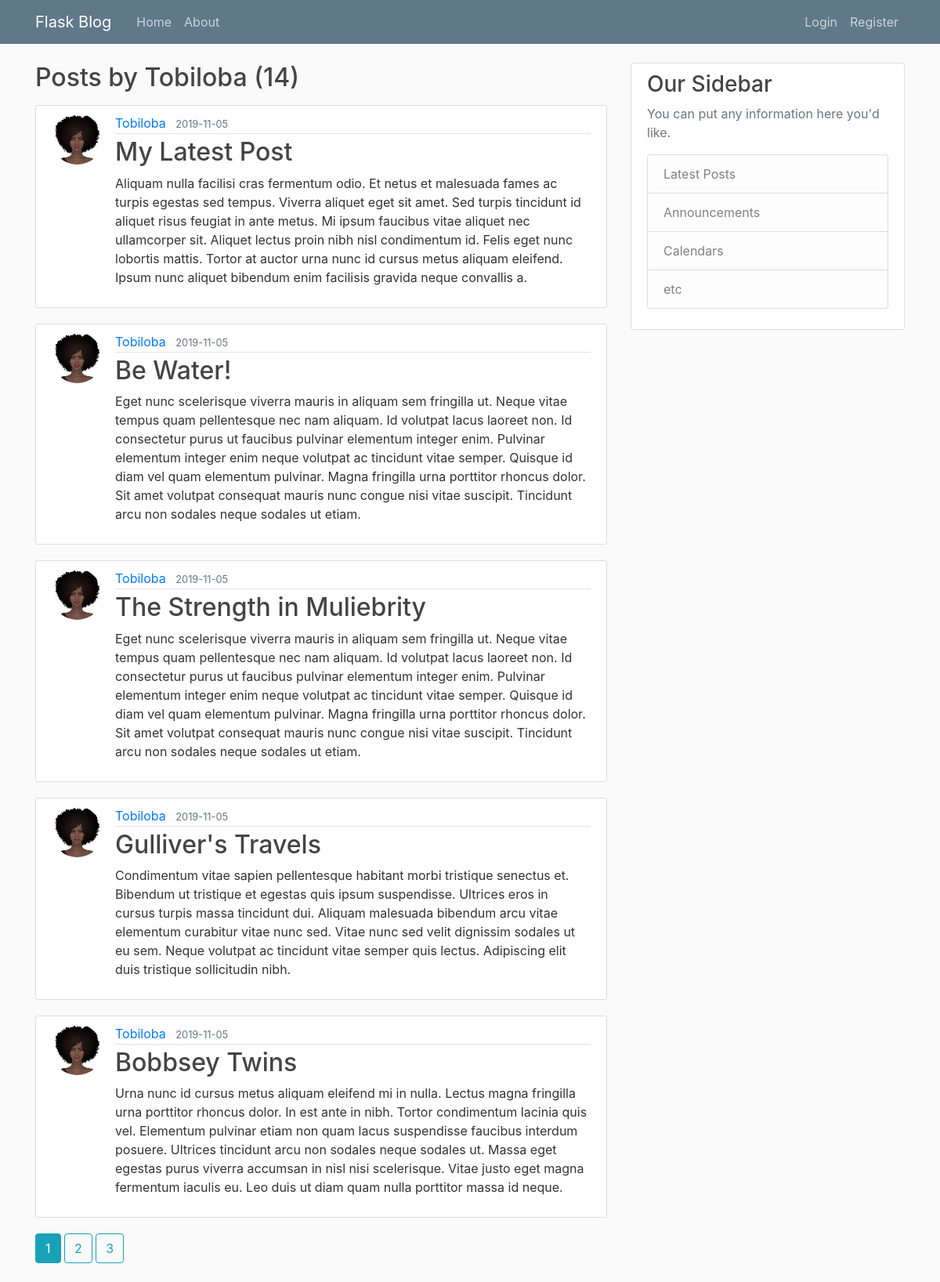
Page /user/Tobiloba on the committed database.
### flaskblog/models.py (models this page shows, shortened)
class User(db.Model, UserMixin):
    id = db.Column(db.Integer, primary_key=True)
    username = db.Column(db.String(20), unique=True, nullable=False)
    email = db.Column(db.String(120), unique=True, nullable=False)
    image_file = db.Column(db.String(20), nullable=False, default='default.jpg')
    password = db.Column(db.String(60), nullable=False)
    posts = db.relationship('Post', backref='author', lazy=True)

class Post(db.Model):
    id = db.Column(db.Integer, primary_key=True)
    title = db.Column(db.String(100), nullable=False)
    date_posted = db.Column(db.DateTime, nullable=False, default=datetime.utcnow)
    content = db.Column(db.Text(), nullable=False)
    user_id = db.Column(db.Integer, db.ForeignKey('user.id'), nullable=False)

### flaskblog/users/routes.py (the view)
@users.route('/user/<string:username>')
def author_posts(username):
    page = request.args.get('page', 1, type=int)
    user = User.query.filter_by(username=username).first_or_404()
    posts = Post.query.filter_by(author=user)\
        .order_by(Post.date_posted.desc())\
        .paginate(page=page, per_page=5) #'\' is used to break code into new lines
    return render_template('author_posts.html', posts=posts, user=user)

### flaskblog/templates/author_posts.html
{% extends "layout.html" %}
{% block content %}
    <h2 class="mb-3">Posts by {{ user.username }} ({{ posts.total }})</h2>
    {% for post in posts.items %}
        <article class="media content-section">
          <img src="{{ url_for('static', filename='profile_pictures/' + post.author.image_file) }}" alt="user profile picture" class="rounded-circle article-img">
          <div class="media-body">
            <div class="article-metadata">
              <a class="mr-2" href="{{ url_for('users.author_posts', username=post.author.username) }}">{{ post.author.username }}</a>
              <small class="text-muted">{{ post.date_posted.strftime('%Y-%m-%d') }}</small>
            </div>
            <h2><a class="article-title" href="{{ url_for('posts.post', post_id=post.id) }}">{{ post.title }}</a></h2>
            <p class="article-content">{{ post.content }}</p>
          </div>
        </article>
    {% endfor %}
    {% for page_num in posts.iter_pages(left_edge=1, right_edge=1, left_current=1, right_current=2) %}
        {% if page_num  %}
            {% if posts.page == page_num %}
                <a href="{{ url_for('users.author_posts', username=user.username, page=page_num) }}" class="btn btn-info mb-4">{{ page_num }}</a>
            {% else %}
                <a href="{{ url_for('users.author_posts', username=user.username, page=page_num) }}" class="btn btn-outline-info mb-4">{{ page_num }}</a>
            {% endif %}
        {% else %}
            ...
        {% endif  %}
    {% endfor %}
{% endblock content %}

### flaskblog/static/main.css (style rules this page uses)
body { background: #fafafa; color: #333333; margin-top: 5rem; }
h1, h2, h3, h4, h5, h6 { color: #444444; }
.content-section { background: #ffffff; padding: 10px 20px; border: 1px solid #dddddd; border-radius: 3px; margin-bottom: 20px; }
.article-title { color: #444444; }
.article-content { white-space: pre-line; }
.article-img { height: 65px; width: 65px; margin-right: 16px; }
.article-metadata { padding-bottom: 1px; margin-bottom: 4px; border-bottom: 1px solid #e3e3e3 }

### rows in the picture
User: username "Tobiloba"
Post: image_file (picture), author.username "Tobiloba", date_posted "2019-11-05", title "My Latest Post", content "Aliquam nulla facilisi cras fermentum odio. Et netus et malesuada fames ac turpis egestas sed tempus. Viverra aliquet eget sit amet. Sed turpis tincidunt id aliquet risus feugiat in ante metus. Mi ipsum faucibus vitae aliquet nec ullamcorper sit. Aliquet lectus proin nibh nisl condimentum id. Felis eget nunc lobortis mattis. Tortor at auctor urna nunc id cursus metus aliquam eleifend. Ipsum nunc aliquet bibendum enim facilisis gravida neque convallis a."
Post: image_file (picture), author.username "Tobiloba", date_posted "2019-11-05", title "Be Water!", content "Eget nunc scelerisque viverra mauris in aliquam sem fringilla ut. Neque vitae tempus quam pellentesque nec nam aliquam. Id volutpat lacus laoreet non. Id consectetur purus ut faucibus pulvinar elementum integer enim. Pulvinar elementum integer enim neque volutpat ac tincidunt vitae semper. Quisque id diam vel quam elementum pulvinar. Magna fringilla urna porttitor rhoncus dolor. Sit amet volutpat consequat mauris nunc congue nisi vitae suscipit. Tincidunt arcu non sodales neque sodales ut etiam."
Post: image_file (picture), author.username "Tobiloba", date_posted "2019-11-05", title "The Strength in Muliebrity", content "Eget nunc scelerisque viverra mauris in aliquam sem fringilla ut. Neque vitae tempus quam pellentesque nec nam aliquam. Id volutpat lacus laoreet non. Id consectetur purus ut faucibus pulvinar elementum integer enim. Pulvinar elementum integer enim neque volutpat ac tincidunt vitae semper. Quisque id diam vel quam elementum pulvinar. Magna fringilla urna porttitor rhoncus dolor. Sit amet volutpat consequat mauris nunc congue nisi vitae suscipit. Tincidunt arcu non sodales neque sodales ut etiam."
Post: image_file (picture), author.username "Tobiloba", date_posted "2019-11-05", title "Gulliver's Travels", content "Condimentum vitae sapien pellentesque habitant morbi tristique senectus et. Bibendum ut tristique et egestas quis ipsum suspendisse. Ultrices eros in cursus turpis massa tincidunt dui. Aliquam malesuada bibendum arcu vitae elementum curabitur vitae nunc sed. Vitae nunc sed velit dignissim sodales ut eu sem. Neque volutpat ac tincidunt vitae semper quis lectus. Adipiscing elit duis tristique sollicitudin nibh."
Post: image_file (picture), author.username "Tobiloba", date_posted "2019-11-05", title "Bobbsey Twins", content "Urna nunc id cursus metus aliquam eleifend mi in nulla. Lectus magna fringilla urna porttitor rhoncus dolor. In est ante in nibh. Tortor condimentum lacinia quis vel. Elementum pulvinar etiam non quam lacus suspendisse faucibus interdum posuere. Ultrices tincidunt arcu non sodales neque sodales ut. Massa eget egestas purus viverra accumsan in nisl nisi scelerisque. Vitae justo eget magna fermentum iaculis eu. Leo duis ut diam quam nulla porttitor massa id neque."

### other values in the picture
{{ posts.total }} "14"
{{ page_num }} "1"
{{ page_num }} "2" "3"
